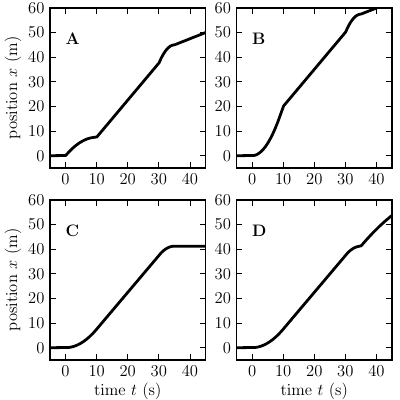

Write Python code to recreate this figure.
if __name__ == '__main__':
    import matplotlib
    matplotlib.use('Agg')
    from matplotlib import rc
    rc('font',**{'family':'serif','serif':'Computer Modern Roman','size':12})
    rc('text', usetex=True)
import numpy as np
import os as os
import pylab as plt

def vx_vs_t(fn): 
    t  = [-5., 0., 0., 10., 10., 30., 30., 35., 35., 55., 55., 65., 70.]
    vA = [ 0., 0.,1.5, 0.0, 1.5, 1.5, 3.0, 0.0, 0.5, 0.5, 1.0,  0.,  0.]
    vB = [ 0., 0., 0., 4.0, 1.5, 1.5, 3.0, 0.0, 0.5, 0.5, 1.0,  0.,  0.]
    vC = [ 0., 0., 0., 1.5, 1.5, 1.5, 1.5, 0.0, 0.0, 0.0, 0.0,  0.,  0.]
    vD = [ 0., 0., 0., 1.5, 1.5, 1.5, 1.5, 0.0, 1.5, 0.5, 0.5,  0.,  0.]
    vs = [vA, vB, vC, vD]
    label = [r'\bf A', r'\bf B', r'\bf C', r'\bf D']
    dt = 0.001
    tp = np.arange(-5., 70., dt)
    plt.figure(figsize=(4, 4))
    plt.subplots_adjust(top=0.98, right=0.98)
    for fig in range(4):
        plt.subplot(2, 2, fig+1)
        vp = np.interp(tp, t, vs[fig])
        xp = np.cumsum(vp * dt)
        plt.plot(tp, xp, 'k-', lw=2.)
        plt.xlim(-5., 45.)
        plt.xticks([0, 10, 20, 30, 40])
        plt.ylim(-5., 60.)
        plt.text(0., 45., label[fig])
        if fig in [2, 3]:
            plt.xlabel(r'time $t$ (s)')
        if fig in [0, 2]:
            plt.ylabel(r'position $x$ (m)')
    plt.savefig(fn)
    return None

if __name__ == '__main__':
    fn = 'x_vs_t_options.pdf'
    vx_vs_t(fn)
